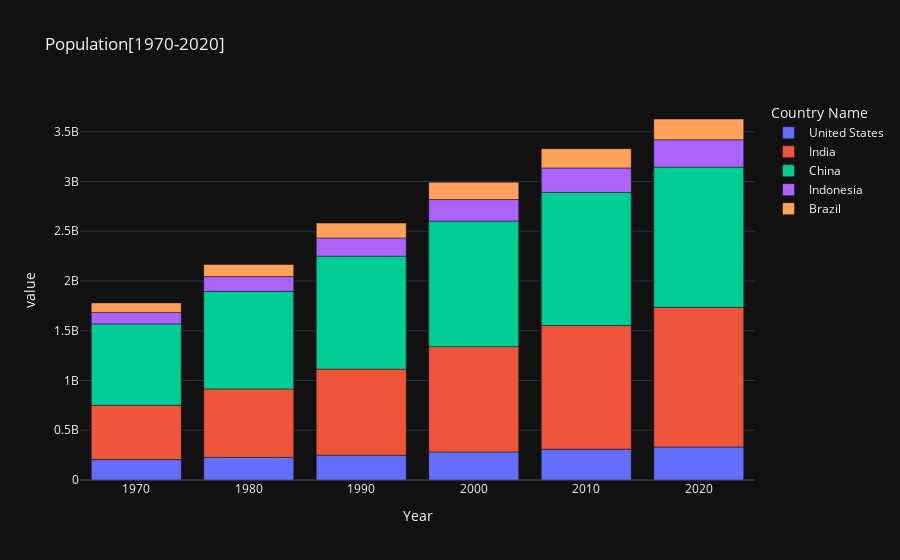

Here is the notebook cell this chart was saved with:
### Code cell
fig = px.bar(df_pivot_sample, x=df_pivot_sample.index, y=df_pivot_sample.columns,title='Population[1970-2020]')
fig.show()

### Figure 1 — Plotly figure (JSON) as saved in the notebook; plotly's stock layout.template omitted (floating-point values rounded to 4 significant figures)
{"data": [{"hovertemplate": "Country Name=United States<br>Year=%{x}<br>value=%{y}<extra></extra>", "legendgroup": "United States", "marker": {"color": "#636efa", "pattern": {"shape": ""}}, "name": "United States", "orientation": "v", "showlegend": true, "textposition": "auto", "type": "bar", "x": [1970, 1980, 1990, 2000, 2010, 2020], "xaxis": "x", "y": [205100000.0, 227200000.0, 249600000.0, 282200000.0, 309300000.0, 331500000.0], "yaxis": "y"}, {"hovertemplate": "Country Name=India<br>Year=%{x}<br>value=%{y}<extra></extra>", "legendgroup": "India", "marker": {"color": "#EF553B", "pattern": {"shape": ""}}, "name": "India", "orientation": "v", "showlegend": true, "textposition": "auto", "type": "bar", "x": [1970, 1980, 1990, 2000, 2010, 2020], "xaxis": "x", "y": [545900000.0, 687400000.0, 865000000.0, 1058000000.0, 1243000000.0, 1403000000.0], "yaxis": "y"}, {"hovertemplate": "Country Name=China<br>Year=%{x}<br>value=%{y}<extra></extra>", "legendgroup": "China", "marker": {"color": "#00cc96", "pattern": {"shape": ""}}, "name": "China", "orientation": "v", "showlegend": true, "textposition": "auto", "type": "bar", "x": [1970, 1980, 1990, 2000, 2010, 2020], "xaxis": "x", "y": [818300000.0, 981200000.0, 1135000000.0, 1263000000.0, 1338000000.0, 1411000000.0], "yaxis": "y"}, {"hovertemplate": "Country Name=Indonesia<br>Year=%{x}<br>value=%{y}<extra></extra>", "legendgroup": "Indonesia", "marker": {"color": "#ab63fa", "pattern": {"shape": ""}}, "name": "Indonesia", "orientation": "v", "showlegend": true, "textposition": "auto", "type": "bar", "x": [1970, 1980, 1990, 2000, 2010, 2020], "xaxis": "x", "y": [115700000.0, 149000000.0, 183500000.0, 216100000.0, 246300000.0, 274800000.0], "yaxis": "y"}, {"hovertemplate": "Country Name=Brazil<br>Year=%{x}<br>value=%{y}<extra></extra>", "legendgroup": "Brazil", "marker": {"color": "#FFA15A", "pattern": {"shape": ""}}, "name": "Brazil", "orientation": "v", "showlegend": true, "textposition": "auto", "type": "bar", "x": [1970, 1980, 1990, 2000, 2010, 2020], "xaxis": "x", "y": [95380000.0, 121200000.0, 149100000.0, 174000000.0, 193700000.0, 208700000.0], "yaxis": "y"}], "layout": {"barmode": "relative", "legend": {"title": {"text": "Country Name"}, "tracegroupgap": 0}, "title": {"text": "Population[1970-2020]"}, "xaxis": {"anchor": "y", "domain": [0, 1], "title": {"text": "Year"}}, "yaxis": {"anchor": "x", "domain": [0, 1], "title": {"text": "value"}}}}
